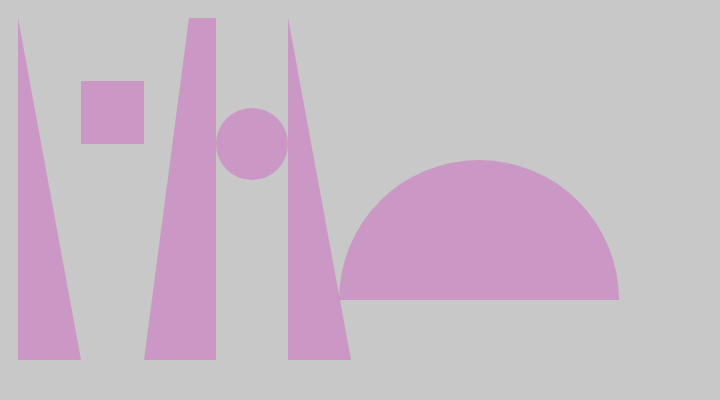
Frame 1 (no input)
Frame 60 (no input): identical to frame 1, image omitted
Frame 120 (the mouse pressed at the canvas centre since frame 60): identical to frame 1, image omitted

The p5.js sketch that drew this single still picture (run headless with seeded random() and noise() and a simulated clock; from frame 60 on, the mouse is pressed at the canvas centre):

// p5.js sketch
// ── sketch.js


function setup() 
{
    // Sets the screen to be 720 pixels wide and 400 pixels high
    createCanvas(720, 400);

}

function draw()
{
    background(200);
    noStroke();

    fill(204, 101, 192, 127);
    
    triangle(18, 18, 18, 360, 81, 360);

    rect(81, 81, 63, 63);

    quad(189, 18, 216, 18, 216, 360, 144, 360);

    ellipse(252, 144, 72, 72);
    

    triangle(288, 18, 351, 360, 288, 360); 

    arc(479, 300, 280, 280, PI, TWO_PI);
}
